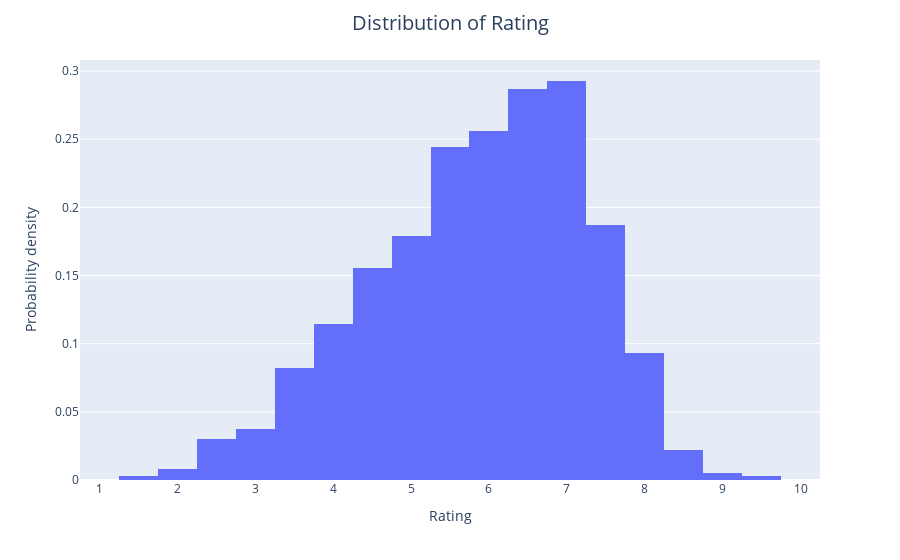

Notebook source saved alongside this figure:
### Code cell
#this histogram shows the distribution of ratings and its probable density

rating_fig = px.histogram(imdb_df, x='Rating', histnorm='probability density', nbins=40)
rating_fig.update_layout(title='Distribution of Rating', title_x=0.5, title_pad=dict(t=20),title_font=dict(size=20), xaxis_title='Rating', yaxis_title='Probability density')
rating_fig.show()

### Figure 1 — Plotly figure (JSON) as saved in the notebook; plotly's stock layout.template omitted (floating-point values rounded to 4 significant figures; data arrays with more than 128 entries replaced by an {"elided": "..."} marker saying what was removed)
{"data": [{"alignmentgroup": "True", "bingroup": "x", "histnorm": "probability density", "hovertemplate": "Rating=%{x}<br>probability density=%{y}<extra></extra>", "legendgroup": "", "marker": {"color": "#636efa", "pattern": {"shape": ""}}, "name": "", "nbinsx": 40, "offsetgroup": "", "orientation": "v", "showlegend": false, "type": "histogram", "x": {"elided": "11979 float values"}, "xaxis": "x", "yaxis": "y"}], "layout": {"autosize": true, "barmode": "relative", "legend": {"tracegroupgap": 0}, "margin": {"t": 60}, "title": {"font": {"size": 20}, "pad": {"t": 20}, "text": "Distribution of Rating", "x": 0.5}, "xaxis": {"anchor": "y", "autorange": true, "domain": [0, 1], "range": [0.75, 10.25], "title": {"text": "Rating"}, "type": "linear"}, "yaxis": {"anchor": "x", "autorange": true, "domain": [0, 1], "range": [0, 0.3081], "title": {"text": "Probability density"}}}}
